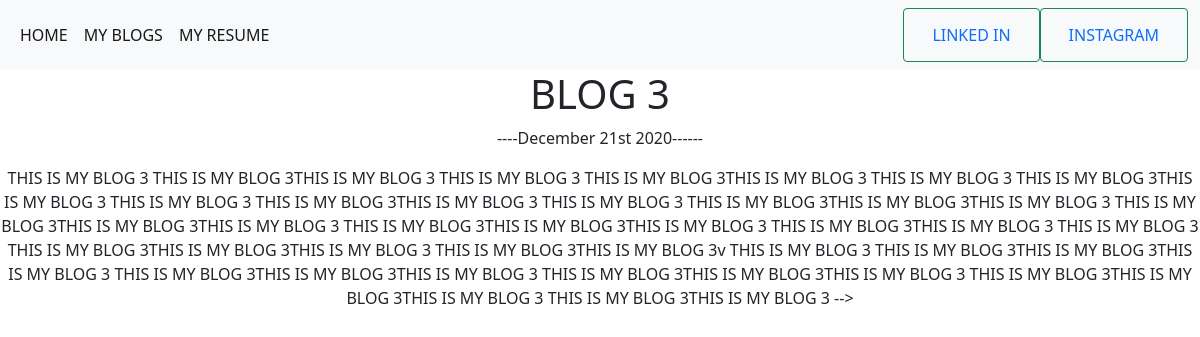
Page /blog/3/ on the committed database.
### blog/models.py (models this page shows, shortened)
class Blog(models.Model):
    title=models.CharField(max_length=200)
    description=models.TextField()
    date=models.DateField()

### blog/views.py (the view)
# urls.py: path('<int:blog_id>/',views.details,name='DETAILS'),
def details(request,blog_id):
    blog=get_object_or_404(Blog,pk=blog_id)
    return render(request,'blogs/details.html',{'blog':blog})

### blog/templates/blogs/details.html
{% extends 'portfolio/base.html' %}
      {% block content %}
<h1>{{ blog.title }}</h1>
<p>----{{ blog.date|date:'F jS Y' }}------</p>
{{ blog.description|safe }}
{% endblock %}

### portfolio/static/portfolio/main.css (style rules this page uses)
body { text-align: center; }

### rows in the picture
Blog: title "BLOG 3", date "December 21st 2020", description "THIS IS MY BLOG 3 THIS IS MY BLOG 3THIS IS MY BLOG 3 THIS IS MY BLOG 3 THIS IS MY BLOG 3THIS IS MY BLOG 3 THIS IS MY BLOG 3 THIS IS MY BLOG 3THIS IS MY BLOG 3 THIS IS MY BLOG 3 THIS IS MY BLOG 3THIS IS MY BLOG 3 THIS IS MY BLOG 3 THIS IS MY BLOG 3THIS IS MY BLOG 3THIS IS MY BLOG 3 THIS IS MY BLOG 3THIS IS MY BLOG 3THIS IS MY BLOG 3 THIS IS MY BLOG 3THIS IS MY BLOG 3THIS IS MY BLOG 3 THIS IS MY BLOG 3THIS IS MY BLOG 3 THIS IS MY BLOG 3 THIS IS MY BLOG 3THIS IS MY BLOG 3THIS IS MY BLOG 3 THIS IS MY BLOG 3THIS IS MY BLOG 3v THIS IS MY BLOG 3 THIS IS MY BLOG 3THIS IS MY BLOG 3THIS IS MY BLOG 3 THIS IS MY BLOG 3THIS IS MY BLOG 3THIS IS MY BLOG 3 THIS IS MY BLOG 3THIS IS MY BLOG 3THIS IS MY BLOG…"
